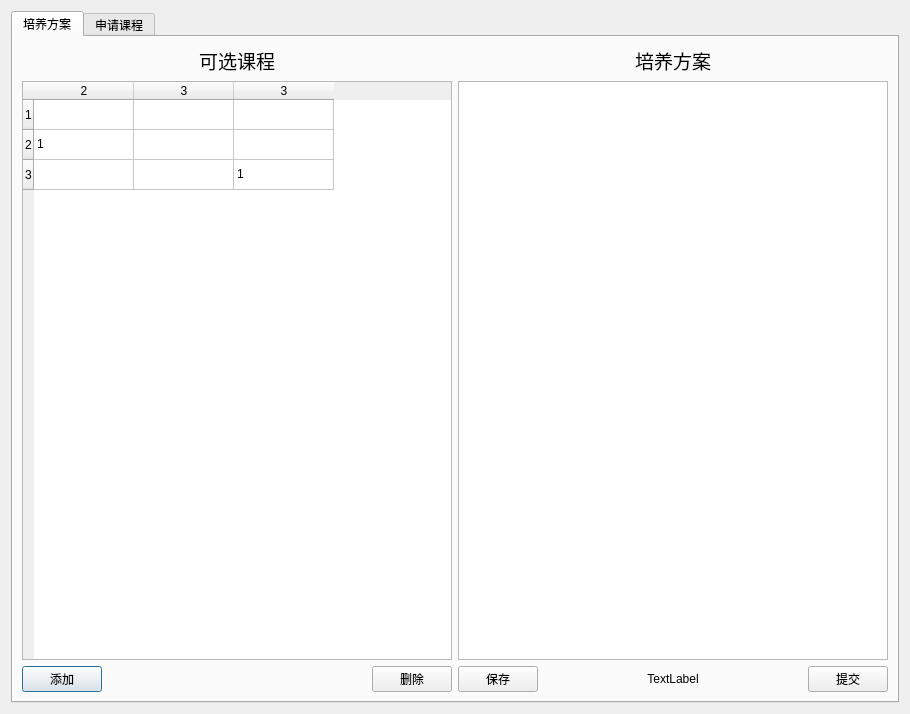
<?xml version="1.0" encoding="UTF-8"?>
<ui version="4.0">
 <class>mainwindow</class>
 <widget class="QDialog" name="mainwindow">
  <property name="geometry">
   <rect>
    <x>0</x>
    <y>0</y>
    <width>910</width>
    <height>714</height>
   </rect>
  </property>
  <property name="windowTitle">
   <string>mainwindow</string>
  </property>
  <layout class="QGridLayout" name="gridLayout">
   <item row="0" column="1">
    <widget class="QTabWidget" name="courseTableWidget">
     <property name="currentIndex">
      <number>0</number>
     </property>
     <widget class="QWidget" name="tab_3">
      <attribute name="title">
       <string>培养方案</string>
      </attribute>
      <layout class="QGridLayout" name="gridLayout_2">
       <item row="0" column="0">
        <layout class="QVBoxLayout" name="verticalLayout_3">
         <item>
          <layout class="QVBoxLayout" name="verticalLayout">
           <item>
            <widget class="QLabel" name="label">
             <property name="font">
              <font>
               <family>Microsoft YaHei UI</family>
               <pointsize>14</pointsize>
               <bold>false</bold>
              </font>
             </property>
             <property name="layoutDirection">
              <enum>Qt::LeftToRight</enum>
             </property>
             <property name="text">
              <string>可选课程</string>
             </property>
             <property name="alignment">
              <set>Qt::AlignCenter</set>
             </property>
             <property name="margin">
              <number>5</number>
             </property>
             <property name="indent">
              <number>0</number>
             </property>
            </widget>
           </item>
           <item>
            <widget class="QTableWidget" name="CoursesTable">
             <row/>
             <row/>
             <row/>
             <column>
              <property name="text">
               <string>2</string>
              </property>
             </column>
             <column>
              <property name="text">
               <string>3</string>
              </property>
             </column>
             <column/>
             <item row="1" column="0">
              <property name="text">
               <string>1</string>
              </property>
             </item>
             <item row="2" column="2">
              <property name="text">
               <string>1</string>
              </property>
             </item>
            </widget>
           </item>
          </layout>
         </item>
         <item>
          <layout class="QHBoxLayout" name="horizontalLayout">
           <item>
            <widget class="QPushButton" name="btnAdd">
             <property name="text">
              <string>添加</string>
             </property>
            </widget>
           </item>
           <item>
            <spacer name="horizontalSpacer">
             <property name="orientation">
              <enum>Qt::Horizontal</enum>
             </property>
             <property name="sizeHint" stdset="0">
              <size>
               <width>40</width>
               <height>20</height>
              </size>
             </property>
            </spacer>
           </item>
           <item>
            <widget class="QPushButton" name="btnDel">
             <property name="text">
              <string>删除</string>
             </property>
            </widget>
           </item>
          </layout>
         </item>
        </layout>
       </item>
       <item row="0" column="1">
        <layout class="QVBoxLayout" name="verticalLayout_2">
         <item>
          <widget class="QLabel" name="label_2">
           <property name="font">
            <font>
             <pointsize>14</pointsize>
             <bold>false</bold>
            </font>
           </property>
           <property name="text">
            <string>培养方案</string>
           </property>
           <property name="alignment">
            <set>Qt::AlignCenter</set>
           </property>
           <property name="margin">
            <number>5</number>
           </property>
          </widget>
         </item>
         <item>
          <widget class="QTableWidget" name="RaiseTable"/>
         </item>
         <item>
          <layout class="QHBoxLayout" name="horizontalLayout_2">
           <item>
            <widget class="QPushButton" name="btnSave">
             <property name="text">
              <string>保存</string>
             </property>
            </widget>
           </item>
           <item>
            <spacer name="horizontalSpacer_2">
             <property name="orientation">
              <enum>Qt::Horizontal</enum>
             </property>
             <property name="sizeHint" stdset="0">
              <size>
               <width>40</width>
               <height>20</height>
              </size>
             </property>
            </spacer>
           </item>
           <item>
            <widget class="QLabel" name="labelState">
             <property name="text">
              <string>TextLabel</string>
             </property>
             <property name="alignment">
              <set>Qt::AlignCenter</set>
             </property>
             <property name="margin">
              <number>0</number>
             </property>
             <property name="indent">
              <number>-2</number>
             </property>
            </widget>
           </item>
           <item>
            <spacer name="horizontalSpacer_3">
             <property name="orientation">
              <enum>Qt::Horizontal</enum>
             </property>
             <property name="sizeHint" stdset="0">
              <size>
               <width>40</width>
               <height>20</height>
              </size>
             </property>
            </spacer>
           </item>
           <item>
            <widget class="QPushButton" name="btnSub">
             <property name="text">
              <string>提交</string>
             </property>
            </widget>
           </item>
          </layout>
         </item>
        </layout>
       </item>
      </layout>
     </widget>
     <widget class="QWidget" name="tab">
      <attribute name="title">
       <string>申请课程</string>
      </attribute>
      <layout class="QGridLayout" name="gridLayout_3">
       <item row="0" column="0">
        <layout class="QVBoxLayout" name="verticalLayout_4">
         <item>
          <widget class="QLabel" name="label_3">
           <property name="minimumSize">
            <size>
             <width>0</width>
             <height>0</height>
            </size>
           </property>
           <property name="font">
            <font>
             <family>Microsoft YaHei UI</family>
             <pointsize>14</pointsize>
             <bold>false</bold>
            </font>
           </property>
           <property name="layoutDirection">
            <enum>Qt::LeftToRight</enum>
           </property>
           <property name="text">
            <string>添加申请</string>
           </property>
           <property name="alignment">
            <set>Qt::AlignHCenter|Qt::AlignTop</set>
           </property>
           <property name="wordWrap">
            <bool>false</bool>
           </property>
           <property name="margin">
            <number>5</number>
           </property>
           <property name="indent">
            <number>0</number>
           </property>
          </widget>
         </item>
         <item>
          <widget class="QPlainTextEdit" name="plainTextEdit"/>
         </item>
        </layout>
       </item>
       <item row="0" column="1">
        <layout class="QVBoxLayout" name="verticalLayout_5">
         <item>
          <widget class="QLabel" name="label_4">
           <property name="font">
            <font>
             <pointsize>14</pointsize>
             <bold>false</bold>
            </font>
           </property>
           <property name="text">
            <string>我的申请</string>
           </property>
           <property name="alignment">
            <set>Qt::AlignHCenter|Qt::AlignTop</set>
           </property>
           <property name="margin">
            <number>5</number>
           </property>
          </widget>
         </item>
         <item>
          <widget class="QTableWidget" name="applyTable"/>
         </item>
        </layout>
       </item>
       <item row="1" column="1">
        <layout class="QHBoxLayout" name="horizontalLayout_3">
         <item>
          <widget class="QPushButton" name="btnApplyEdit">
           <property name="text">
            <string>修改</string>
           </property>
          </widget>
         </item>
         <item>
          <spacer name="horizontalSpacer_4">
           <property name="orientation">
            <enum>Qt::Horizontal</enum>
           </property>
           <property name="sizeHint" stdset="0">
            <size>
             <width>37</width>
             <height>17</height>
            </size>
           </property>
          </spacer>
         </item>
         <item>
          <widget class="QPushButton" name="btnApplyDel">
           <property name="text">
            <string>删除</string>
           </property>
          </widget>
         </item>
        </layout>
       </item>
       <item row="1" column="0">
        <widget class="QPushButton" name="btnApplySub">
         <property name="text">
          <string>提交</string>
         </property>
        </widget>
       </item>
      </layout>
     </widget>
    </widget>
   </item>
  </layout>
 </widget>
 <resources/>
 <connections/>
</ui>
